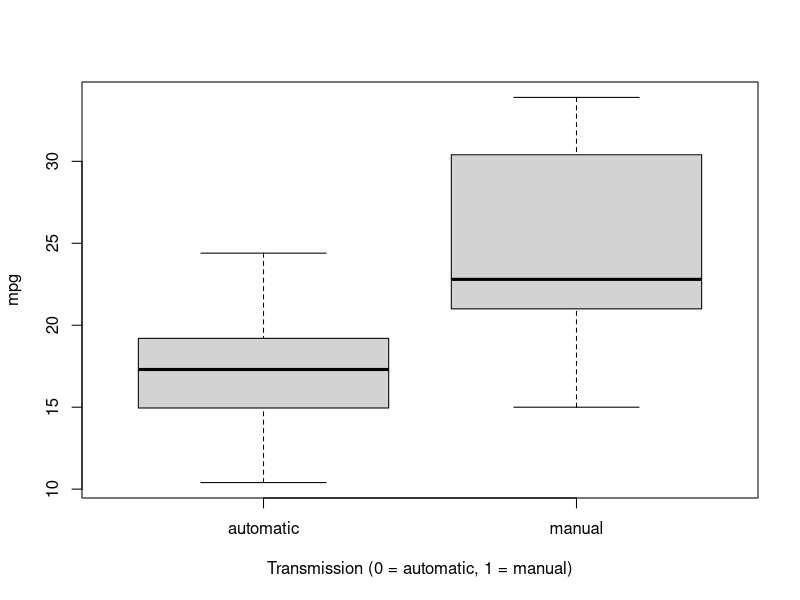
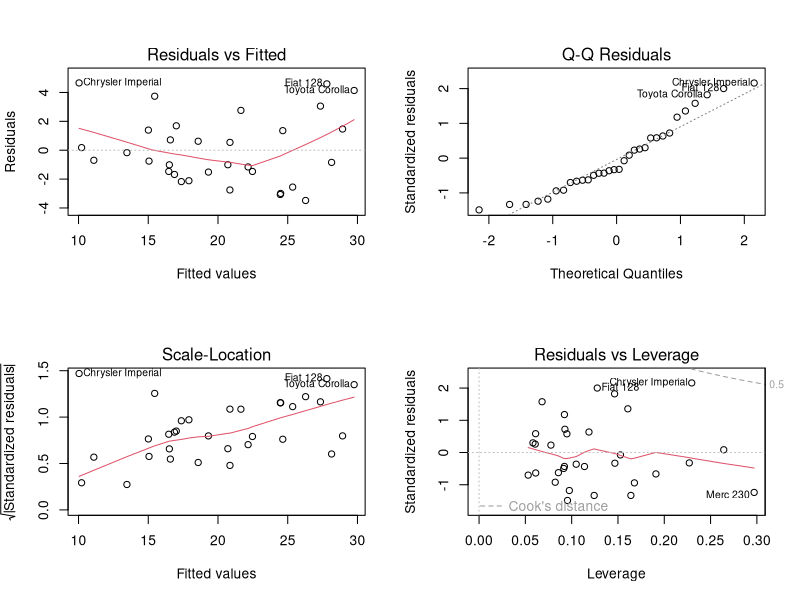

Generate these figures, in order, with R:
## ---- chunk 1
knitr::opts_chunk$set(echo = TRUE)
## ---- chunk 2
library(ggplot2)
data(mtcars)
head(mtcars)
## ---- chunk 3
mtcars$cyl <- as.factor(mtcars$cyl)
mtcars$vs <- as.factor(mtcars$vs)
mtcars$am <- factor(mtcars$am)
levels(mtcars$am) <- c("automatic", "manual")
mtcars$gear <- factor(mtcars$gear)
mtcars$carb <- factor(mtcars$carb)
## ---- chunk 4
boxplot(mpg ~ am, data = mtcars, xlab = "Transmission (0 = automatic, 1 = manual)")
## ---- chunk 5
t.test(mpg ~ am, data = mtcars)
## ---- chunk 6
simpleMod <- lm(mpg ~ am, mtcars)
summary(simpleMod)
## ---- chunk 7
fullMod <- lm(mpg ~ ., mtcars)
summary(fullMod)
## ---- chunk 8
stepMod <- step(fullMod, direction = "backward", k=log(nrow(mtcars)), trace = F)
summary(stepMod)
## ---- chunk 9
confint(stepMod)
## ---- chunk 10
par(mfrow = c(2, 2))
plot(stepMod)
